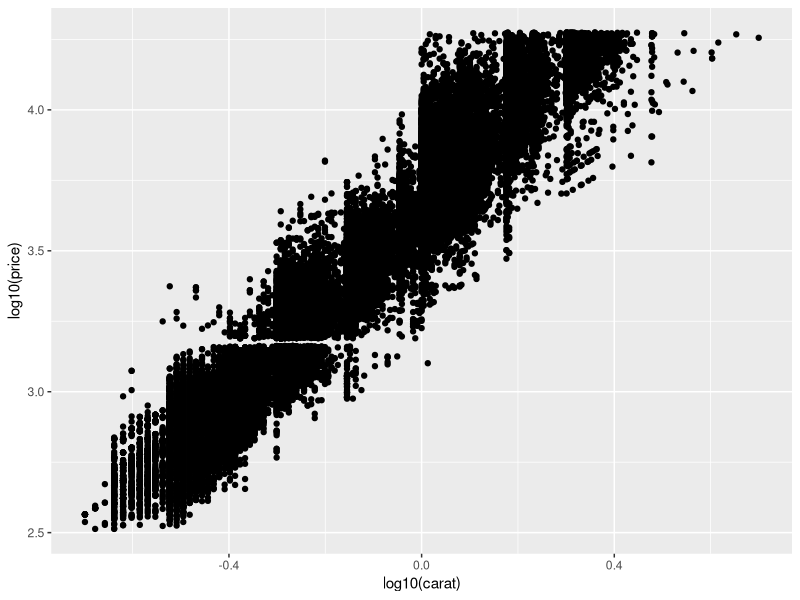
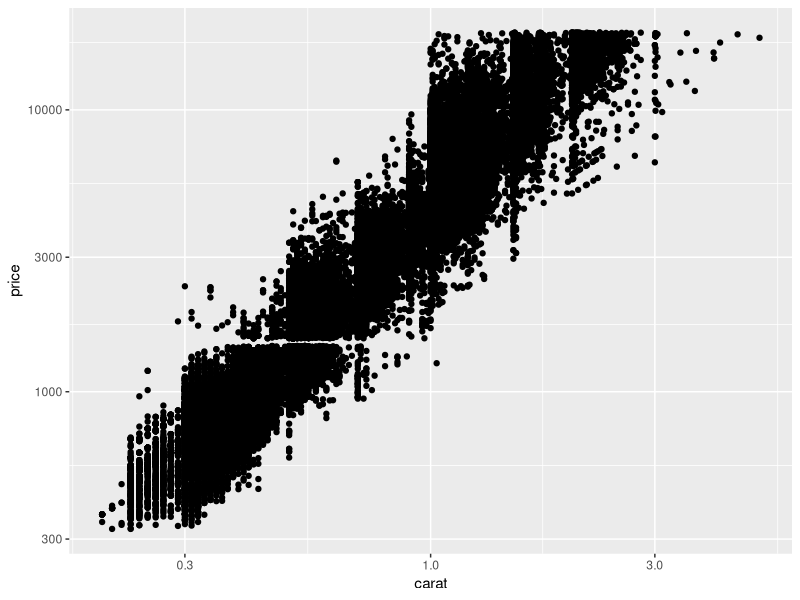

The R script that drew these images, in order: (Note: this script raises an error after producing the figures.)
# r2py crawler metadata
# package: ggplot2
# source_type: rd_example
# topic: coord_transform.Rd
# source_file: C:\Users\bened\AppData\Local\R\win-library\4.5\ggplot2\help
# lines: 61

suppressPackageStartupMessages(library(ggplot2))
# See ?geom_boxplot for other examples

# Three ways of doing transformation in ggplot:
#  * by transforming the data
ggplot(diamonds, aes(log10(carat), log10(price))) +
  geom_point()
#  * by transforming the scales
ggplot(diamonds, aes(carat, price)) +
  geom_point() +
  scale_x_log10() +
  scale_y_log10()
#  * by transforming the coordinate system:
ggplot(diamonds, aes(carat, price)) +
  geom_point() +
  coord_transform(x = "log10", y = "log10")

# The difference between transforming the scales and
# transforming the coordinate system is that scale
# transformation occurs BEFORE statistics, and coordinate
# transformation afterwards.  Coordinate transformation also
# changes the shape of geoms:

d <- subset(diamonds, carat > 0.5)

ggplot(d, aes(carat, price)) +
  geom_point() +
  geom_smooth(method = "lm") +
  scale_x_log10() +
  scale_y_log10()

ggplot(d, aes(carat, price)) +
  geom_point() +
  geom_smooth(method = "lm") +
  coord_transform(x = "log10", y = "log10")

# Here I used a subset of diamonds so that the smoothed line didn't
# drop below zero, which obviously causes problems on the log-transformed
# scale

# With a combination of scale and coordinate transformation, it's
# possible to do back-transformations:
ggplot(diamonds, aes(carat, price)) +
  geom_point() +
  geom_smooth(method = "lm") +
  scale_x_log10() +
  scale_y_log10() +
  coord_transform(x = scales::transform_exp(10), y = scales::transform_exp(10))

# cf.
ggplot(diamonds, aes(carat, price)) +
  geom_point() +
  geom_smooth(method = "lm")

# Also works with discrete scales
set.seed(1)
df <- data.frame(a = abs(rnorm(26)),letters)
plot <- ggplot(df,aes(a,letters)) + geom_point()

plot + coord_transform(x = "log10")
plot + coord_transform(x = "sqrt")
